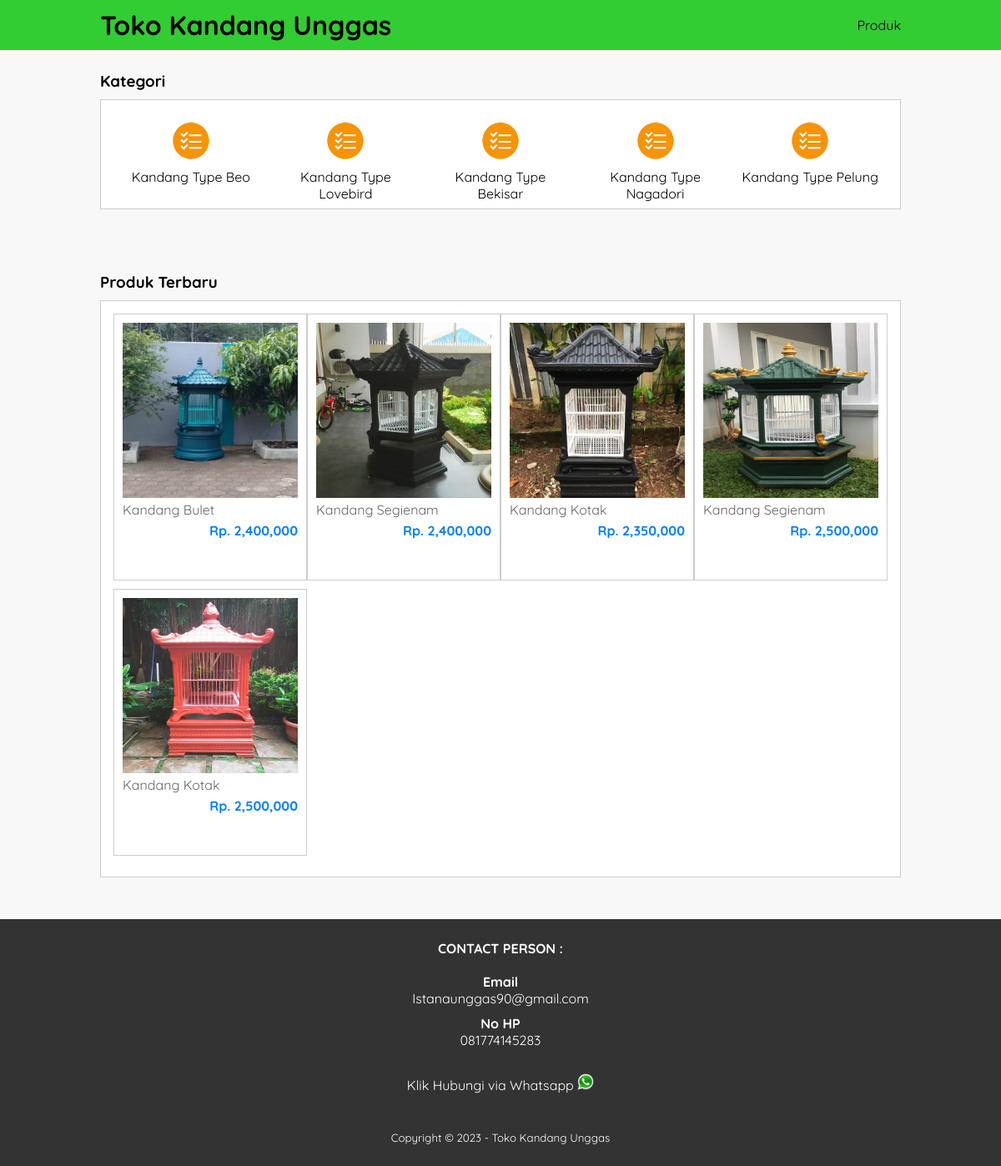
The page / on the database its author committed.
### tables this page shows
CREATE TABLE `tb_category` (
  `category_id` int(11) NOT NULL,
  `category_name` varchar(25) NOT NULL
);

CREATE TABLE `tb_product` (
  `product_id` int(11) NOT NULL,
  `category_id` int(11) NOT NULL,
  `product_name` varchar(100) NOT NULL,
  `product_price` int(11) NOT NULL,
  `product_description` text NOT NULL,
  `product_image` varchar(100) NOT NULL,
  `product_status` tinyint(1) NOT NULL,
  `date_created` timestamp NOT NULL DEFAULT current_timestamp()
);

### index.php (the view, shortened to what this page needs)
<?php
	include 'db.php';
	$kontak = mysqli_query($conn, "SELECT admin_telp, admin_email, admin_address FROM tb_admin WHERE admin_id = 1");
	$a = mysqli_fetch_object($kontak);
?>
<!DOCTYPE html>
<html>
<head>
	<link rel="stylesheet" type="text/css" href="css/style.css">
</head>
<body>
<header>
		<div class="container">
			<h1><a href="index.php">Toko Kandang Unggas</a></h1>
			<ul>
				<li><a href="produk.php">Produk</a></li>
			</ul>
		</div>
	</header>
	<div class="section">
		<div class="container">
			<h3>Kategori</h3>
			<div class="box">
				<?php
					$kategori = mysqli_query($conn, "SELECT * FROM tb_category ORDER BY category_id DESC");
					if(mysqli_num_rows($kategori) > 0){
						while($k = mysqli_fetch_array($kategori)){
				?>
					<a href="produk.php?kat=<?php echo $k['category_id'] ?>">
						<div class="col-5">
							<img src="img/icon-kategori.png" width="50px" style="margin-bottom:5px;">
							<p><?php echo $k['category_name'] ?></p>
						</div>
					</a>
				<?php }}else{ ?>
					<p>Kategori tidak ada</p>
				<?php } ?>
			</div>
		</div>
	</div>
	<div class="section">
		<div class="container">
			<h3>Produk Terbaru</h3>
			<div class="box">
				<?php
					$produk = mysqli_query($conn, "SELECT * FROM tb_product WHERE product_status = 1 ORDER BY product_id DESC LIMIT 8");
					if(mysqli_num_rows($produk) > 0){
						while($p = mysqli_fetch_array($produk)){
				?>
					<a href="detail-produk.php?id=<?php echo $p['product_id'] ?>">
						<div class="col-4">
							<img src="produk/<?php echo $p['product_image'] ?>">
							<p class="nama"><?php echo substr($p['product_name'], 0, 30) ?></p>
							<p class="harga">Rp. <?php echo number_format($p['product_price']) ?></p>
						</div>
					</a>
				<?php }}else{ ?>
					<p>Produk tidak ada</p>
				<?php } ?>
			</div>
		</div>
	</div>
<div class="footer">
    <div class="container">
        <h4>CONTACT PERSON :</h4><br>
        <h4>Email</h4>
        <p><?php echo $a->admin_email ?></p>
        <h4>No HP</h4>
        <p><?php echo $a->admin_telp ?></p><br>
        <a href="https://api.whatsapp.com/send?phone=<?php echo $a->admin_telp ?>&text=Hai, saya tertarik dengan produk Anda. Stok barang ready?" target="_blank">
            Klik Hubungi via Whatsapp
            <img src="img/wa.png" width="20px"></a>
        <br><br>
        <small>Copyright &copy; 2023 - Toko Kandang Unggas</small>
    </div>
</div>
</body>
</html>

### css/style.css (style rules this page uses)
* { padding:0; margin:0; font-family: 'Quicksand', sans-serif; }
body { background-color: #f8f8f8; }
a { color: inherit; text-decoration: none; }
header { background-color: #32CD32; color: #000000; }
header h1 { float: left; padding:10px 0; }
header ul { float: right; }
header ul li { display: inline-block; }
header ul li a { padding:20px 0 20px 15px; display: inline-block; }
.container { width: 80%; margin:0 auto; }
.container:after { content: ''; display: block; clear: both; }
.section { padding:25px 0; }
.box { background-color: #fff; border:1px solid #ccc; padding:15px; box-sizing: border-box; margin:10px 0 25px 0; }
.box:after { content: ''; display: block; clear: both; }
.col-5 { width:20%; height:100px; text-align: center; float: left; padding:10px; box-sizing: border-box; }
.col-4 { width:25%; height: 320px; border:1px solid #ccc; float: left; padding:10px; box-sizing: border-box; margin-bottom: 10px; }
.col-4 img { width: 100%; }
.col-4 .nama { color: #666; margin-bottom: 5px; }
.col-4 .harga { font-weight: bold; color:#0080ff; float: right; }
.footer { padding:25px 0; background-color: #333; color: #fff; text-align: center; }
.footer p { margin-bottom: 10px; }
.footer small { margin-top: 25px; display: inline-block; }

### rows shown on the page
tb_category: category_name "Kandang Type Beo"
tb_category: category_name "Kandang Type Lovebird"
tb_category: category_name "Kandang Type Bekisar"
tb_category: category_name "Kandang Type Nagadori"
tb_category: category_name "Kandang Type Pelung"
tb_product: product_image (picture), product_name "Kandang Bulet", product_price "2,400,000"
tb_product: product_image (picture), product_name "Kandang Segienam", product_price "2,400,000"
tb_product: product_image (picture), product_name "Kandang Kotak", product_price "2,350,000"
tb_product: product_image (picture), product_name "Kandang Segienam", product_price "2,500,000"
tb_product: product_image (picture), product_name "Kandang Kotak", product_price "2,500,000"

### other values the page prints
$a->admin_email "Istanaunggas90@gmail.com"
$a->admin_telp "081774145283"
